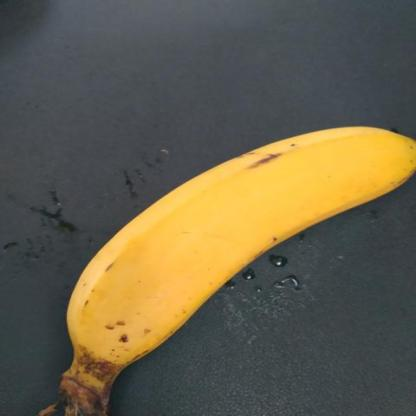
#> input picture img/banana-ad7d5ed0-394a.jpg, 416 x 416 px
$ jupyter execute --allow-errors proyecto.ipynb
#> lines starting #> are read from the running program, lines starting #| are printed output that depends on the picture
# **Clasificación de frutas por su madurez**

## Visión Artificial - Semestre 2024-2

### **Integrantes**

*   Juan José Cañas - jcanast@unal.edu.co - CC1025883703
*

### **Descripción del dataset**

"introducir labia"

https://universe.roboflow.com/roboflow-universe-projects/banana-ripeness-classification/browse?queryText=&pageSize=50&startingIndex=0&browseQuery=true

Este dataset consta de 5616 imágenes de 640 x 480 pixeles en canales RGB.

[cell 1]
#importamos librerias
import cv2
from matplotlib import pyplot as plt
import numpy as np
from IPython.display import Image
from skimage import morphology, measure
import csv
import os

[cell 2]
#Se cargaran algunas imágenes del dataset distintas
# Se deben pasar a RGB para poder visualizarlas correctamente,
# Esto se hace con ayuda de la función COLOR_BGR2RGB de OpenCV
img1=cv2.cvtColor(cv2.imread("img/banana-ad7d5ed0-394a.jpg"),cv2.COLOR_BGR2RGB)
img2=cv2.cvtColor(cv2.imread("img/banana-c6cef9c7.jpg"),cv2.COLOR_BGR2RGB)
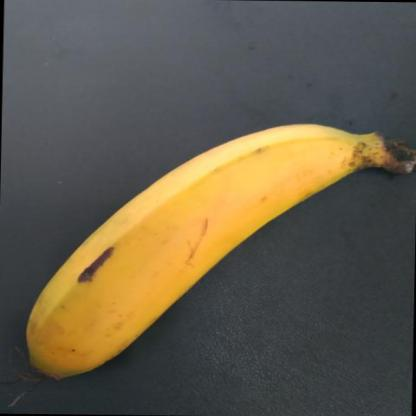
#> input picture img/banana-c6cef9c7.jpg, 416 x 416 px
img3=cv2.cvtColor(cv2.imread("img/banana-de7cc774.jpg"),cv2.COLOR_BGR2RGB)
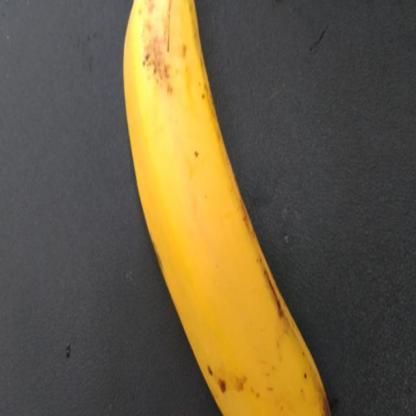
#> input picture img/banana-de7cc774.jpg, 416 x 416 px
img4=cv2.cvtColor(cv2.imread("img/banana-df37cb83.jpg"),cv2.COLOR_BGR2RGB)
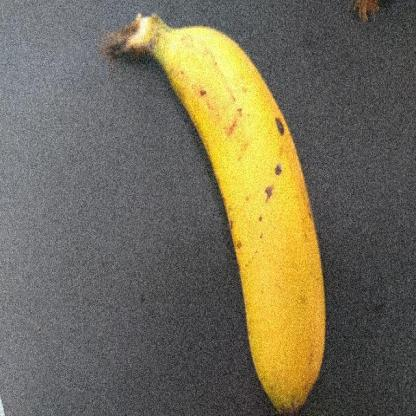
#> input picture img/banana-df37cb83.jpg, 416 x 416 px
img5=cv2.cvtColor(cv2.imread("img/freshunripe-1e57db85.jpg"),cv2.COLOR_BGR2RGB)
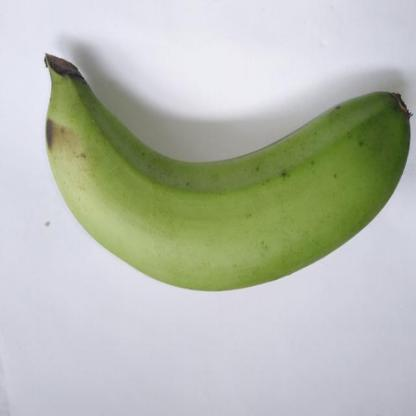
#> input picture img/freshunripe-1e57db85.jpg, 416 x 416 px
img6=cv2.cvtColor(cv2.imread("img/freshunripe-69ea7cc6.jpg"),cv2.COLOR_BGR2RGB)
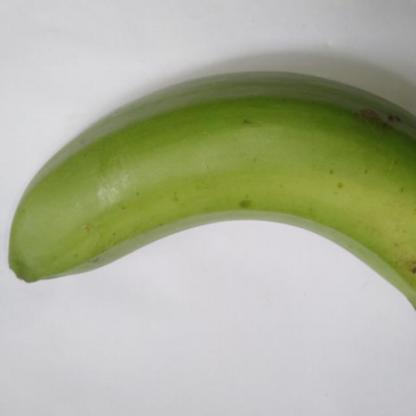
#> input picture img/freshunripe-69ea7cc6.jpg, 416 x 416 px
#> (the rest of this cell did not finish here and is left out)
